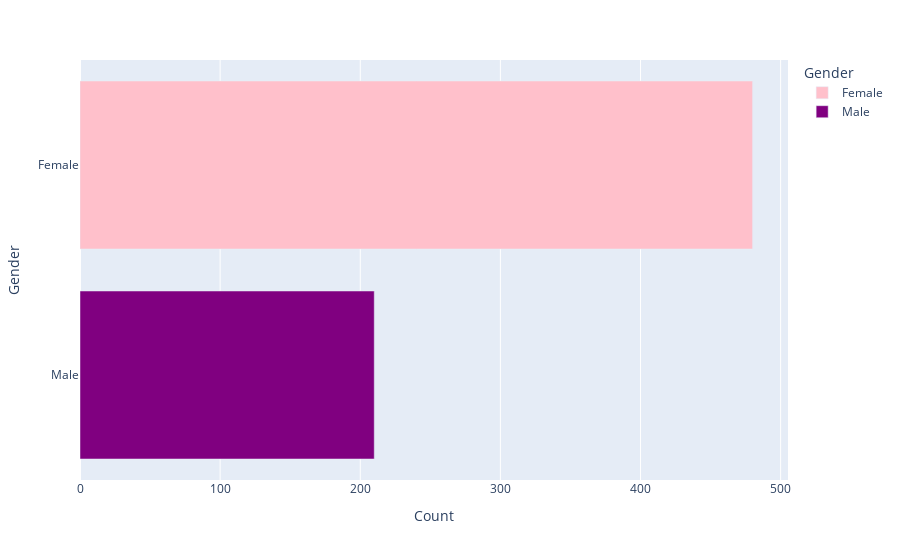

Notebook code for this chart:
### Markdown cell above
### DATA SAMPLE BY GENDER

### Code cell
data_sample_chart(df_four)

### Figure 1 — Plotly figure (JSON) as saved in the notebook; plotly's stock layout.template omitted (floating-point values rounded to 4 significant figures)
{"data": [{"alignmentgroup": "True", "hovertemplate": "Gender=%{y}<br>Count=%{x}<extra></extra>", "legendgroup": "Female", "marker": {"color": "pink", "pattern": {"shape": ""}}, "name": "Female", "offsetgroup": "Female", "orientation": "h", "showlegend": true, "textposition": "auto", "type": "bar", "x": [480], "xaxis": "x", "y": ["Female"], "yaxis": "y"}, {"alignmentgroup": "True", "hovertemplate": "Gender=%{y}<br>Count=%{x}<extra></extra>", "legendgroup": "Male", "marker": {"color": "purple", "pattern": {"shape": ""}}, "name": "Male", "offsetgroup": "Male", "orientation": "h", "showlegend": true, "textposition": "auto", "type": "bar", "x": [210], "xaxis": "x", "y": ["Male"], "yaxis": "y"}], "layout": {"barmode": "relative", "legend": {"title": {"text": "Gender"}, "tracegroupgap": 0}, "margin": {"t": 60}, "xaxis": {"anchor": "y", "domain": [0, 1], "title": {"text": "Count"}}, "yaxis": {"anchor": "x", "categoryarray": ["Male", "Female"], "categoryorder": "array", "domain": [0, 1], "title": {"text": "Gender"}}}}
